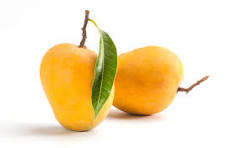
#> input picture LAB IMAGE 3.2/lab1.jpg, 232 x 148 px, found by its file name
$ python LabNum8.py
#> lines starting #> are read from the running program, lines starting #| are printed output that depends on the picture; after the words box and inside, x2 and y2 are one past the last pixel; in counts of white or black regions, pixels touching at a corner belong together

import cv2
import numpy as np
import matplotlib.pyplot as plt

img = cv2.imread('Lab1.jpg')
#> img is the input picture: shape (148, 232, 3); mean B, G, R 191.6, 226.3, 244.1
gray = cv2.cvtColor(img, cv2.COLOR_BGR2GRAY)
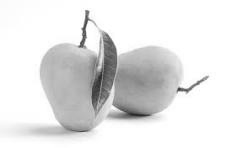
#> gray: shape (148, 232); min 40, max 255, mean 227.7

_, threshold = cv2.threshold(gray, 127, 255,
                             cv2.THRESH_BINARY)
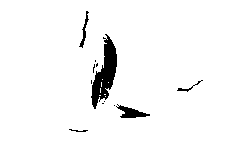
#> threshold: shape (148, 232); 96.1% white; 12 black regions (7 under 20 px), largest, box (x1, y1, x2, y2) and area: (91, 34, 117, 109) 925, (116, 104, 150, 118) 216, (79, 11, 89, 48) 98, (177, 80, 203, 92) 50, (69, 129, 88, 132) 25

gamma = 0.5
power = np.uint8(255 * (gray / 255) ** gamma)
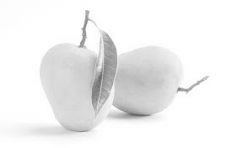
#> power: shape (148, 232); min 100, max 255, mean 239.4

kernel = np.array([[-1, -1, -1],
                   [-1,  8, -1],
                   [-1, -1, -1]])

highpass = cv2.filter2D(gray, -1, kernel)
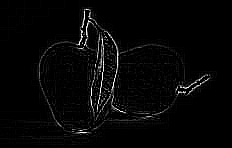
#> highpass: shape (148, 232); min 0, max 255, mean 6.3
plt.figure(figsize=(12, 8))
plt.subplot(2, 2, 1)
plt.imshow(gray, cmap='gray')
plt.title('Original Grayscale')
plt.axis('off')

plt.subplot(2, 2, 2)
plt.imshow(threshold, cmap='gray')
plt.title('Threshold Image')
plt.axis('off')

plt.subplot(2, 2, 3)
plt.imshow(power, cmap='gray')
plt.title('Power Enhanced Image')
plt.axis('off')
plt.subplot(2, 2, 4)
plt.imshow(highpass, cmap='gray')
plt.title('High Pass Image')
plt.axis('off')

plt.tight_layout()
plt.show()

$ run again, with LAB IMAGE 3.2/LAbNum1.jpg copied over LAB IMAGE 3.2/lab1.jpg
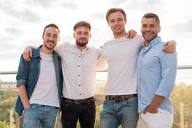
#> input picture LAB IMAGE 3.2/LAbNum1.jpg, 192 x 128 px, found by its file name
#> img is the input picture: shape (128, 192, 3); mean B, G, R 176.3, 176.8, 183
#> `_, threshold = cv2.threshold(gray, 127, 255, cv2.THRESH_BINARY)`:
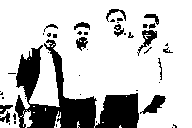
#> threshold: shape (128, 192); 77.6% white; 46 black regions (32 under 20 px), largest, box (x1, y1, x2, y2) and area: (15, 39, 139, 128) 4277, (140, 95, 166, 114) 225, (137, 30, 157, 56) 172
#> `highpass = cv2.filter2D(gray, -1, kernel)`:
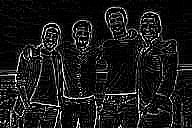
#> highpass: shape (128, 192); min 0, max 255, mean 25

$ run again, with LAB IMAGE 3.2/LabNum5.jpg copied over LAB IMAGE 3.2/lab1.jpg
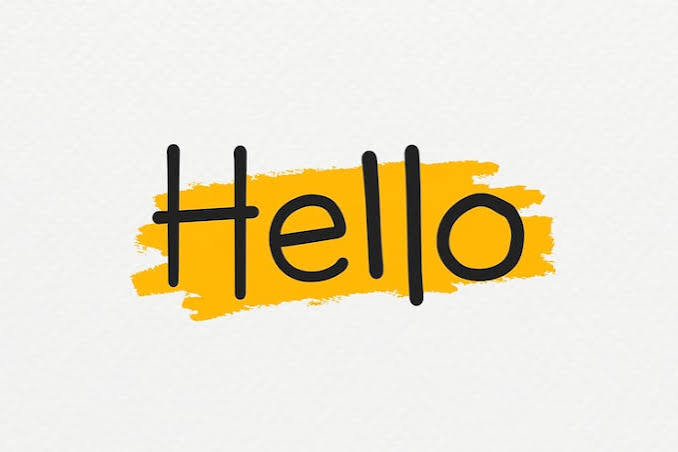
#> input picture LAB IMAGE 3.2/LabNum5.jpg, 678 x 452 px, found by its file name
#> img is the input picture: shape (452, 678, 3); mean B, G, R 205.3, 226.6, 234.3
#> `_, threshold = cv2.threshold(gray, 127, 255, cv2.THRESH_BINARY)`:
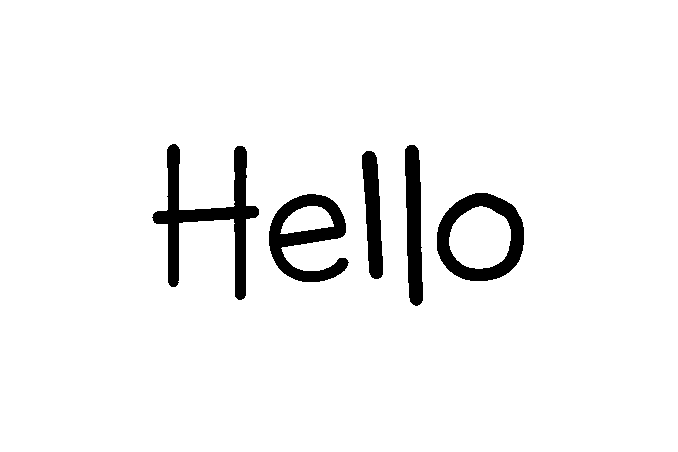
#> threshold: shape (452, 678); 95.2% white; 5 black regions, box (x1, y1, x2, y2) and area: (152, 144, 259, 300) 4349, (269, 194, 349, 282) 3122, (437, 193, 524, 281) 3102, (405, 145, 423, 306) 2251, (362, 151, 383, 279) 1809
#> `highpass = cv2.filter2D(gray, -1, kernel)`:
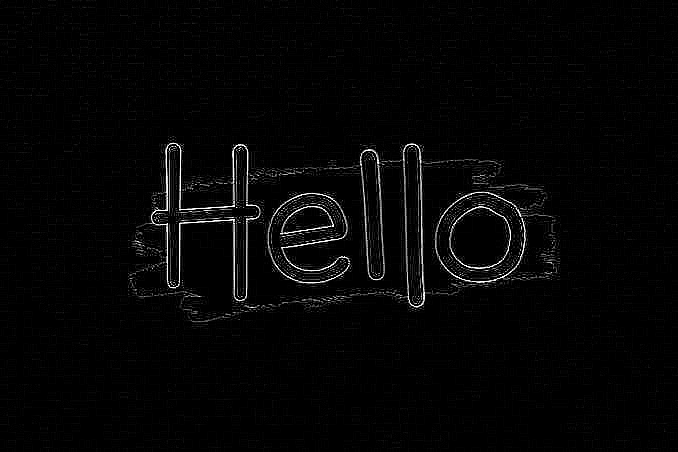
#> highpass: shape (452, 678); min 0, max 255, mean 5.3
